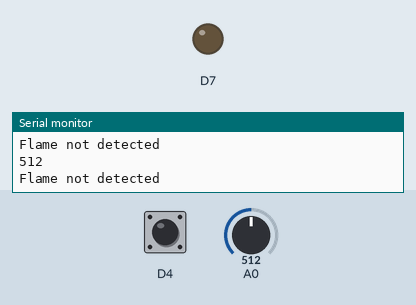
Bench run of a sketch on a simulated ESP8266 (NodeMCU). On the bench: output pins drawn as LEDs (lit = HIGH), the last lines printed to the serial monitor. Dashed ring = blinking. Inputs (shaded band) come from the test bench; at power-on: D4 LOW, A0 = 512.

Above: at 1.2 s.
1.3 s: D4 driven HIGH
At 2.3 s:
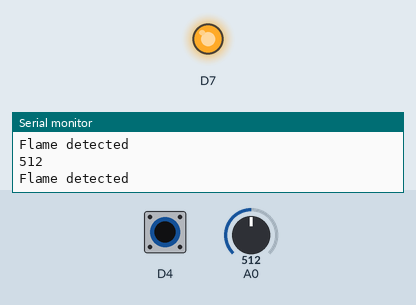
2.8 s: A0 set to 991
5.8 s: A0 set to 1009
7.3 s: D4 driven LOW
At 8.0 s:
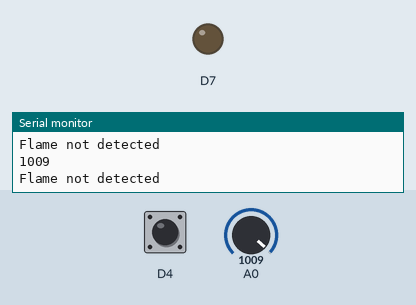
10.3 s: D4 pulsed HIGH 2 times (0.12 s each, 0.3 s apart)
At 10.38 s:
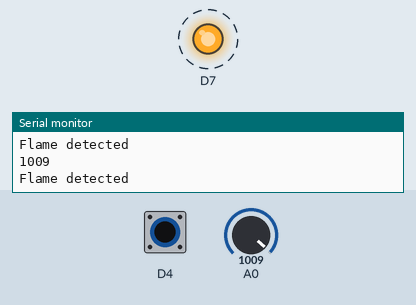
Timing chart, 0 to 13.3 s (numbered marks = the images above; inputs shaded):
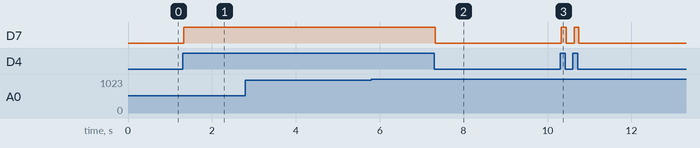

The sketch:

flame_test.ino
```cpp
void setup() {
  // put your setup code here, to run once:
pinMode(D4,INPUT);
pinMode(D7,OUTPUT);
pinMode(A0,INPUT);
Serial.begin(9600);
}

void loop() {
  // put your main code here, to run repeatedly:
if(digitalRead(D4))
   {
       Serial.println("Flame detected");
       digitalWrite(D7,HIGH);
   }
else
  {
       Serial.println("Flame not detected");
       digitalWrite(D7,LOW);
  }
Serial.println(analogRead(A0));
}
```

Measured:
- after the input at 1.3 s, D7: LOW → HIGH at once
- after the input at 7.3 s, D7: HIGH → LOW at once
- after the input at 10.3 s, D7: alternates HIGH for 0.12 s and LOW for 0.19 s, 4 changes in all, then stays LOW, starting at once
